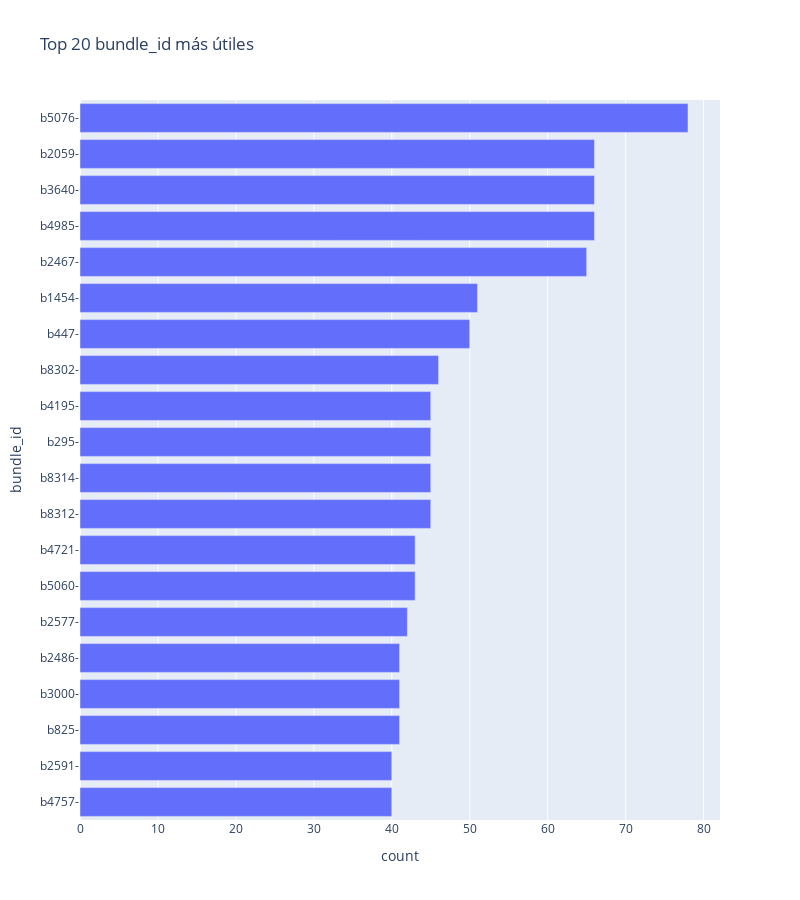

Notebook cell for this chart:
### Code cell
ds = df["bundle_id"].value_counts().reset_index()

ds.columns = ["bundle_id", "count"]

ds["bundle_id"] = ds["bundle_id"].astype(str) + "-"
ds = ds.sort_values(["count"]).tail(20)

fig = px.bar(
    ds,
    x="count",
    y="bundle_id",
    orientation="h",
    title="Top 20 bundle_id más útiles",
    width=WIDTH,
    height=900,
)

fig.show()

### Figure 1 — Plotly figure (JSON) as saved in the notebook; plotly's stock layout.template omitted (floating-point values rounded to 4 significant figures)
{"data": [{"alignmentgroup": "True", "hovertemplate": "count=%{x}<br>bundle_id=%{y}<extra></extra>", "legendgroup": "", "marker": {"color": "#636efa", "pattern": {"shape": ""}}, "name": "", "offsetgroup": "", "orientation": "h", "showlegend": false, "textposition": "auto", "type": "bar", "x": [40, 40, 41, 41, 41, 42, 43, 43, 45, 45, 45, 45, 46, 50, 51, 65, 66, 66, 66, 78], "xaxis": "x", "y": ["b4757-", "b2591-", "b825-", "b3000-", "b2486-", "b2577-", "b5060-", "b4721-", "b8312-", "b8314-", "b295-", "b4195-", "b8302-", "b447-", "b1454-", "b2467-", "b4985-", "b3640-", "b2059-", "b5076-"], "yaxis": "y"}], "layout": {"barmode": "relative", "height": 900, "legend": {"tracegroupgap": 0}, "title": {"text": "Top 20 bundle_id más útiles"}, "width": 800, "xaxis": {"anchor": "y", "domain": [0, 1], "title": {"text": "count"}}, "yaxis": {"anchor": "x", "domain": [0, 1], "title": {"text": "bundle_id"}}}}
